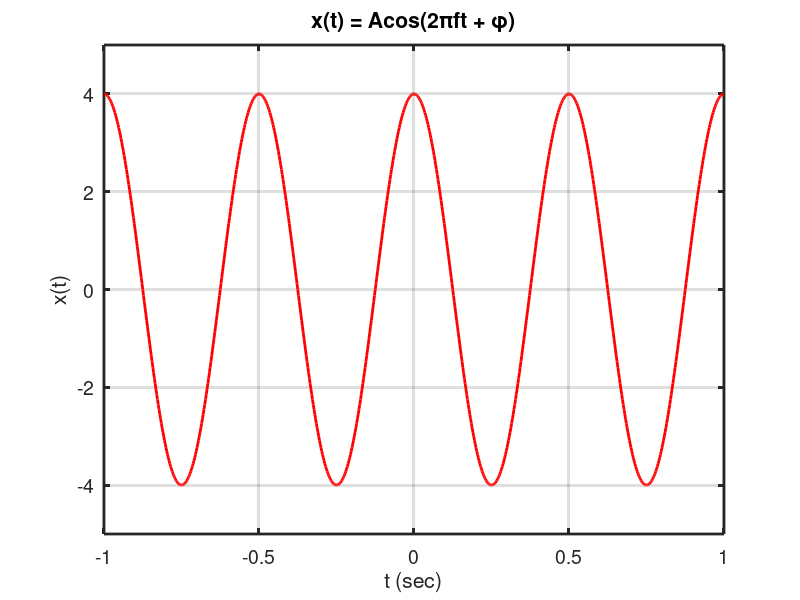

This figure's MATLAB source:
%If scaled and shifted sinusoids of the same frequency are added together
%the result is another sinusoid of the same frequency.


f = 2;
phi = 0;
t = -1:1/(200*f):1;
x1 = 4 * cos(2*pi*f*t + phi);

plot(t,x1,'r','LineWidth',2);
xlabel('t (sec)','FontSize',14);
ylabel('x(t)','FontSize',14);
title('x(t) = Acos(2\pift + \phi)','FontSize',14);
set(gca,'FontSize',14,'LineWidth',2);
ylim([-5 5]);
grid on





